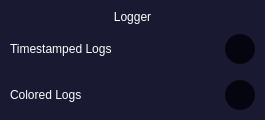
                  <widget class="QFrame" name="frame_7">
                   <property name="sizePolicy">
                    <sizepolicy hsizetype="Fixed" vsizetype="Fixed">
                     <horstretch>0</horstretch>
                     <verstretch>0</verstretch>
                    </sizepolicy>
                   </property>
                   <property name="minimumSize">
                    <size>
                     <width>265</width>
                     <height>0</height>
                    </size>
                   </property>
                   <property name="maximumSize">
                    <size>
                     <width>262</width>
                     <height>16777215</height>
                    </size>
                   </property>
                   <property name="baseSize">
                    <size>
                     <width>0</width>
                     <height>0</height>
                    </size>
                   </property>
                   <property name="styleSheet">
                    <string notr="true">background-color: rgb(25, 25, 50);
border-radius: 16px;</string>
                   </property>
                   <layout class="QVBoxLayout" name="verticalLayout_46">
                    <property name="spacing">
                     <number>10</number>
                    </property>
                    <property name="leftMargin">
                     <number>10</number>
                    </property>
                    <property name="topMargin">
                     <number>10</number>
                    </property>
                    <property name="rightMargin">
                     <number>10</number>
                    </property>
                    <property name="bottomMargin">
                     <number>10</number>
                    </property>
                    <item>
                     <widget class="QLabel" name="label_49">
                      <property name="styleSheet">
                       <string notr="true">QLabel { 
color: white; 
font: 16pt  'Open Sans'; }</string>
                      </property>
                      <property name="text">
                       <string>Logger</string>
                      </property>
                      <property name="alignment">
                       <set>Qt::AlignCenter</set>
                      </property>
                     </widget>
                    </item>
                    <item>
                     <layout class="QVBoxLayout" name="verticalLayout_51">
                      <property name="spacing">
                       <number>16</number>
                      </property>
                      <item>
                       <layout class="QHBoxLayout" name="horizontalLayout_23" stretch="0,0,0">
                        <property name="spacing">
                         <number>16</number>
                        </property>
                        <item>
                         <widget class="QLabel" name="label_50">
                          <property name="sizePolicy">
                           <sizepolicy hsizetype="Fixed" vsizetype="Preferred">
                            <horstretch>0</horstretch>
                            <verstretch>0</verstretch>
                           </sizepolicy>
                          </property>
                          <property name="styleSheet">
                           <string notr="true">QLabel { 
color: white; 
font: 12pt  'Open Sans'; }</string>
                          </property>
                          <property name="text">
                           <string>Timestamped Logs</string>
                          </property>
                         </widget>
                        </item>
                        <item>
                         <spacer name="horizontalSpacer_11">
                          <property name="orientation">
                           <enum>Qt::Horizontal</enum>
                          </property>
                          <property name="sizeHint" stdset="0">
                           <size>
                            <width>40</width>
                            <height>20</height>
                           </size>
                          </property>
                         </spacer>
                        </item>
                        <item>
                         <widget class="QRadioButton" name="appear_ThemeDarkEnButton_3">
                          <property name="maximumSize">
                           <size>
                            <width>30</width>
                            <height>30</height>
                           </size>
                          </property>
                          <property name="styleSheet">
                           <string notr="true">/*background: qlineargradient(
		spread:pad, x1:0, y1:1, x2:0, y2:0,
		stop:0 rgba(117, 23, 248, 255), 
		stop:1 rgba(227, 35, 255, 255));*/
QRadioButton {
    width: 30px;
    height: 30px;
	background-color: rgb(5, 5, 15);
	border-radius: 15px;
}
QRadioButton::indicator {
    width: 30px;
    height: 30px;
	background-color: rgb(5, 5, 15);
	border-radius: 15px;
}
QRadioButton::indicator::checked {
	width: 12px;
	height: 12px;
	background: qlineargradient(
		spread:pad, x1:0, y1:0, x2:1, y2:0,
		stop:0 rgba(117, 23, 248, 255), 
		stop:1 rgba(227, 35, 255, 255));
	border-radius: 6px;
	margin: 9px 9px 9px 9px;

}</string>
                          </property>
                          <property name="text">
                           <string/>
                          </property>
                          <property name="checked">
                           <bool>true</bool>
                          </property>
                          <property name="autoExclusive">
                           <bool>false</bool>
                          </property>
                         </widget>
                        </item>
                       </layout>
                      </item>
                      <item>
                       <layout class="QHBoxLayout" name="horizontalLayout_24" stretch="0,0,0">
                        <property name="spacing">
                         <number>16</number>
                        </property>
                        <item>
                         <widget class="QLabel" name="label_53">
                          <property name="sizePolicy">
                           <sizepolicy hsizetype="Fixed" vsizetype="Preferred">
                            <horstretch>0</horstretch>
                            <verstretch>0</verstretch>
                           </sizepolicy>
                          </property>
                          <property name="styleSheet">
                           <string notr="true">QLabel { 
color: white; 
font: 12pt  'Open Sans'; }</string>
                          </property>
                          <property name="text">
                           <string>Colored Logs</string>
                          </property>
                         </widget>
                        </item>
                        <item>
                         <spacer name="horizontalSpacer_14">
                          <property name="orientation">
                           <enum>Qt::Horizontal</enum>
                          </property>
                          <property name="sizeHint" stdset="0">
                           <size>
                            <width>40</width>
                            <height>20</height>
                           </size>
                          </property>
                         </spacer>
                        </item>
                        <item>
                         <widget class="QRadioButton" name="appear_ThemeCLogsEnButton">
                          <property name="maximumSize">
                           <size>
                            <width>30</width>
                            <height>30</height>
                           </size>
                          </property>
                          <property name="styleSheet">
                           <string notr="true">/*background: qlineargradient(
		spread:pad, x1:0, y1:1, x2:0, y2:0,
		stop:0 rgba(117, 23, 248, 255), 
		stop:1 rgba(227, 35, 255, 255));*/
QRadioButton {
    width: 30px;
    height: 30px;
	background-color: rgb(5, 5, 15);
	border-radius: 15px;
}
QRadioButton::indicator {
    width: 30px;
    height: 30px;
	background-color: rgb(5, 5, 15);
	border-radius: 15px;
}
QRadioButton::indicator::checked {
	width: 12px;
	height: 12px;
	background: qlineargradient(
		spread:pad, x1:0, y1:0, x2:1, y2:0,
		stop:0 rgba(117, 23, 248, 255), 
		stop:1 rgba(227, 35, 255, 255));
	border-radius: 6px;
	margin: 9px 9px 9px 9px;

}</string>
                          </property>
                          <property name="text">
                           <string/>
                          </property>
                          <property name="checked">
                           <bool>true</bool>
                          </property>
                          <property name="autoExclusive">
                           <bool>false</bool>
                          </property>
                         </widget>
                        </item>
                       </layout>
                      </item>
                     </layout>
                    </item>
                   </layout>
                  </widget>
